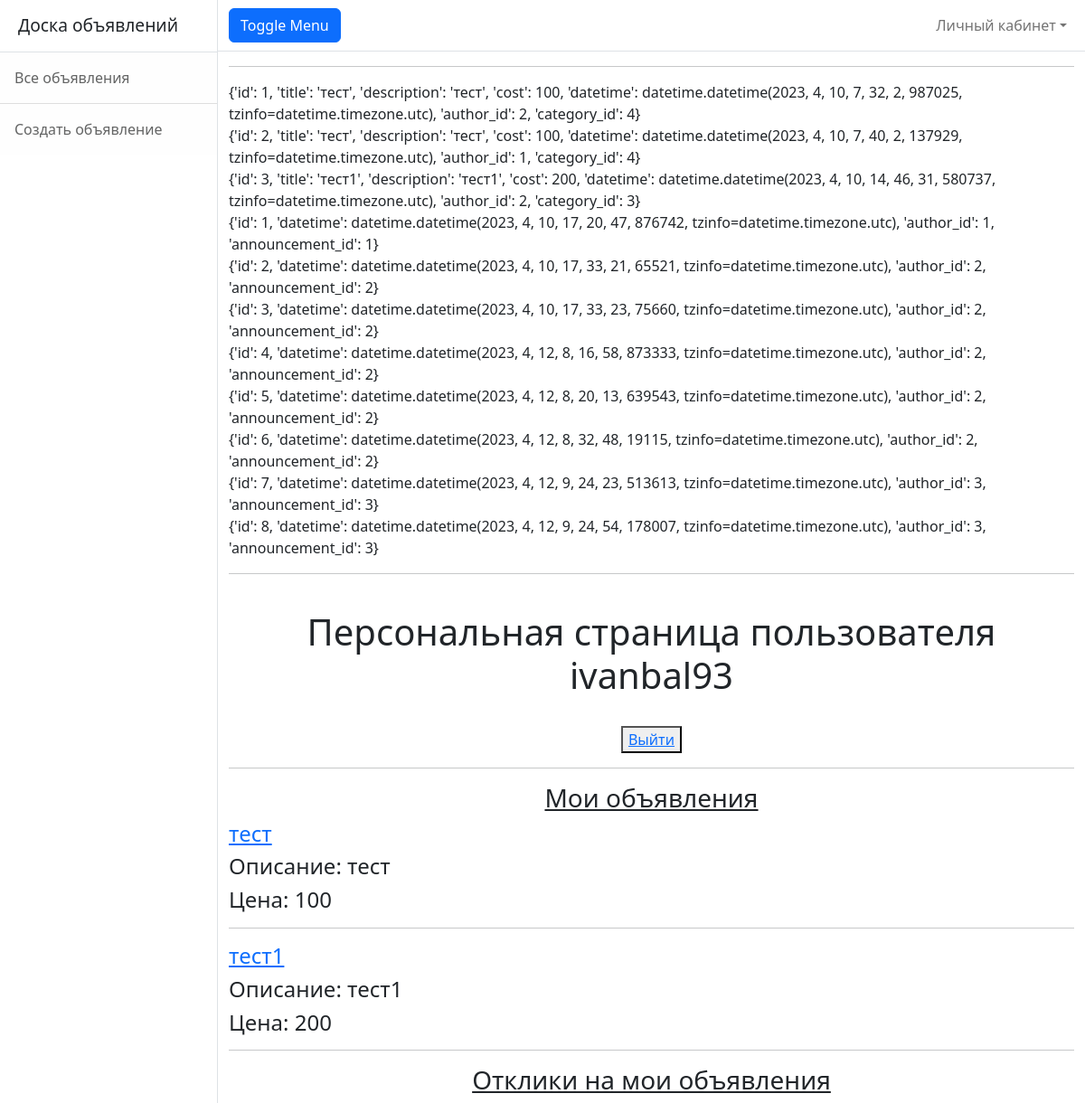
The page /personal/ (signed in) on the database its author committed.
### app/models.py (models this page shows, shortened)
class Announcement(models.Model):  # Объявления
    title = models.CharField(max_length=255)
    description = models.TextField()  #TODO
    cost = models.IntegerField(default=0)
    datetime = models.DateTimeField(auto_now_add=True)
    author = models.ForeignKey(User, on_delete=models.CASCADE)
    category = models.ForeignKey(Category, on_delete=models.CASCADE)

class Answer(models.Model):  # Отклики на объявления
    datetime = models.DateTimeField(auto_now_add=True)
    author = models.ForeignKey(User, on_delete=models.CASCADE)
    announcement = models.ForeignKey(Announcement, on_delete=models.CASCADE)

### protect/views.py (the view)
# urls.py: path('', IndexView.as_view())
class IndexView(LoginRequiredMixin, TemplateView):
    model = Answer
    template_name = 'protect/index.html'
    context_object_name = 'answers'
    def get_context_data(self, **kwargs: any) -> dict[str, any]:
        context = super().get_context_data(**kwargs)
        context['answers_for_user'] = Answer.objects.all().values()
        context['announcements_of_user'] = Announcement.objects.all().values()
        return context

### templates/protect/index.html
{% extends 'flatpages/default.html' %}
{% block content %}
<div align="left">
    <hr>
    {% for ann in announcements_of_user %}
        {{ann}}
        <br>
    {% endfor %}
    {% for ans in answers_for_user %}
        {{ans}}
        <br>
    {% endfor %}
    <hr>
</div>
<br>
<div align="center">
    <h1>Персональная страница пользователя {{request.user.username}}</h1>
    <br>
    <button>
        <a href="/accounts/logout/">Выйти</a>
    </button>
    <hr>
    <h3><u>Мои объявления</u></h3>
</div>
<div align="left">
    {% for ann in announcements_of_user %}
        {% if request.user.id == ann.author_id %}
            <a href="http://127.0.0.1:8000/{{ ann.id }}"><h4>{{ ann.title }}</h4></a>
            <h4>Описание: {{ ann.description }}</h4>
            <h4>Цена: {{ ann.cost }}</h4>
            <hr>
        {% endif %}
    {% endfor %}
</div>
<div align="center">
    <h3>
        <u>Отклики на мои объявления</u>
    </h3>
</div>
{% endblock content %}

### templates/flatpages/default.html (shortened to what this page needs)
<!DOCTYPE html>
<html lang="en">
    <head>
        {% load static %}
        <link href="{% static 'styles.css' %}" rel="stylesheet" />
    </head>
    <body>
        <div class="d-flex" id="wrapper">
            <div class="border-end" id="sidebar-wrapper">
                <div class="sidebar-heading border-bottom">Доска объявлений</div>
                <div class="list-group list-group-flush">
                    <a class="list-group-item list-group-item-action list-group-item-light p-3" href="/">Все объявления</a>
                    <a class="list-group-item list-group-item-action list-group-item-light p-3" href="/create_new_announcement">Создать объявление</a>
                </div>
            </div>
            <div id="page-content-wrapper">
                <nav class="navbar navbar-expand-lg navbar-light border-bottom">
                    <div class="container-fluid">
                        <button class="btn btn-primary" id="sidebarToggle">Toggle Menu</button>
                        <div class="collapse navbar-collapse" id="navbarSupportedContent">
                            <ul class="navbar-nav ms-auto mt-2 mt-lg-0">
                                <li class="nav-item dropdown">
                                    <a class="nav-link dropdown-toggle" id="navbarDropdown" href="/personal" role="button" data-bs-toggle="dropdown" aria-haspopup="true" aria-expanded="false">Личный кабинет</a>
                                </li>
                            </ul>
                        </div>
                    </div>
                </nav>
                <div class="container">
                        {% block content %}{% endblock content %}
                </div>
            </div>
        </div>
    </body>
</html>

### rows shown on the page
Announcement: ann "{'id': 1, 'title': 'тест', 'description': 'тест', 'cost': 100, 'datetime': datetime.datetime(2023, 4, 10, 7, 32, 2, 987025, tzinfo=datetime.timezone.utc), 'author_id': 2, 'category_id': 4}", title "тест", description "тест", cost "100"
Announcement: ann "{'id': 2, 'title': 'тест', 'description': 'тест', 'cost': 100, 'datetime': datetime.datetime(2023, 4, 10, 7, 40, 2, 137929, tzinfo=datetime.timezone.utc), 'author_id': 1, 'category_id': 4}"
Announcement: ann "{'id': 3, 'title': 'тест1', 'description': 'тест1', 'cost': 200, 'datetime': datetime.datetime(2023, 4, 10, 14, 46, 31, 580737, tzinfo=datetime.timezone.utc), 'author_id': 2, 'category_id': 3}", title "тест1", description "тест1", cost "200"
Answer: ans "{'id': 1, 'datetime': datetime.datetime(2023, 4, 10, 17, 20, 47, 876742, tzinfo=datetime.timezone.utc), 'author_id': 1, 'announcement_id': 1}"
Answer: ans "{'id': 2, 'datetime': datetime.datetime(2023, 4, 10, 17, 33, 21, 65521, tzinfo=datetime.timezone.utc), 'author_id': 2, 'announcement_id': 2}"
Answer: ans "{'id': 3, 'datetime': datetime.datetime(2023, 4, 10, 17, 33, 23, 75660, tzinfo=datetime.timezone.utc), 'author_id': 2, 'announcement_id': 2}"
Answer: ans "{'id': 4, 'datetime': datetime.datetime(2023, 4, 12, 8, 16, 58, 873333, tzinfo=datetime.timezone.utc), 'author_id': 2, 'announcement_id': 2}"
Answer: ans "{'id': 5, 'datetime': datetime.datetime(2023, 4, 12, 8, 20, 13, 639543, tzinfo=datetime.timezone.utc), 'author_id': 2, 'announcement_id': 2}"
Answer: ans "{'id': 6, 'datetime': datetime.datetime(2023, 4, 12, 8, 32, 48, 19115, tzinfo=datetime.timezone.utc), 'author_id': 2, 'announcement_id': 2}"
Answer: ans "{'id': 7, 'datetime': datetime.datetime(2023, 4, 12, 9, 24, 23, 513613, tzinfo=datetime.timezone.utc), 'author_id': 3, 'announcement_id': 3}"
Answer: ans "{'id': 8, 'datetime': datetime.datetime(2023, 4, 12, 9, 24, 54, 178007, tzinfo=datetime.timezone.utc), 'author_id': 3, 'announcement_id': 3}"

### other values the page prints
{{ request.user.username }} "ivanbal93"
